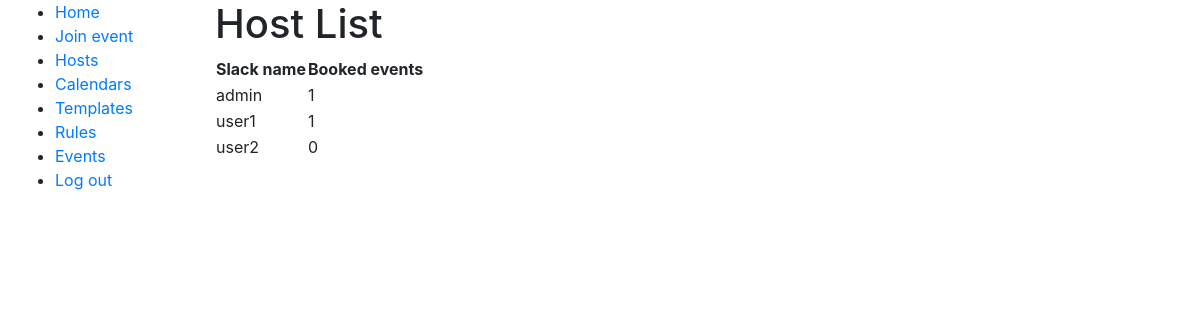
/scheduler/hosts (signed in), run on an earlier commit of the app's database.
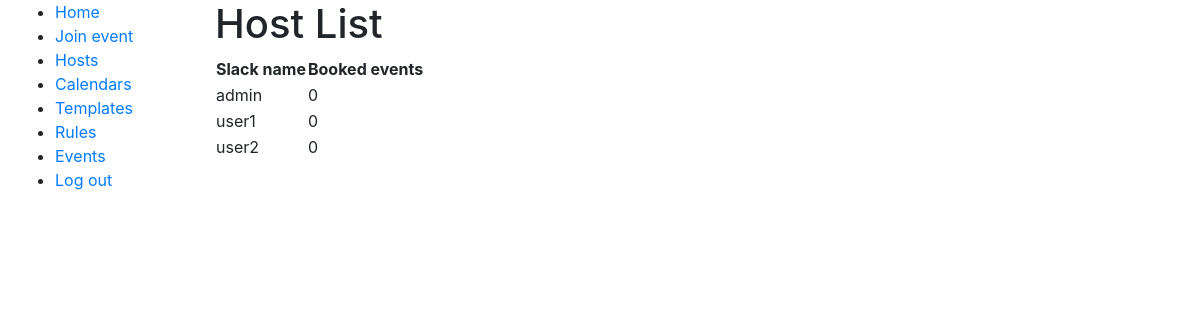
And on a later commit of the database.
### accounts/models.py (models this page shows, shortened)
class User(AbstractBaseUser, PermissionsMixin):
    USERNAME_FIELD = 'email'
    objects = UserManager()
    slackIdValid = RegexValidator(r'^((?!@).)*$', 'Please enter a slack name without @.',
            code='invalid_slackId')
    email = models.EmailField(unique=True)
    slackId = models.CharField(max_length=100, verbose_name="Slack namn", unique=True, blank=False, null=False, validators=[slackIdValid])
    is_active = models.BooleanField(default=False)
    is_staff = models.BooleanField(default=False)
    is_registration_complete = models.BooleanField(default=False)

### scheduler/views.py (the view)
# urls.py: path('hosts', views.HostListView.as_view(template_name='host_list.html'),
class HostListView(UserIsStaffMixin, generic.ListView):
    model = accounts.models.User
    def get_queryset(self):
        queryset = accounts.models.User.objects.all().annotate(
            events_count=Count('eventinstance', filter=Q(eventinstance__status=1)))
        return queryset

### scheduler/views.py (called while the page is built)
    def test_func(self):
        return self.request.user.is_staff

### scheduler/templates/host_list.html
{% extends "base_generic.html" %}
{% block content %}
<h1>Host List</h1>
{% if object_list %}
<table>
  <thead><tr>
    <th>Slack name</th>
    <th>Booked events</th>
  </tr></thead>
  {% for host in object_list %}
  <tr>
    <td>{{ host.slackId }}</td>
    <td>{{ host.events_count  }}</td>
  </tr>
  {% endfor %}
</table><br><br>
{% else %}
  <p>No hosts in list.</p>
{% endif %}
{% endblock %}

What changed in the data, as far as the page shows it:
changed User "admin": events_count "1" → "0"
changed User "user1": events_count "1" → "0"
